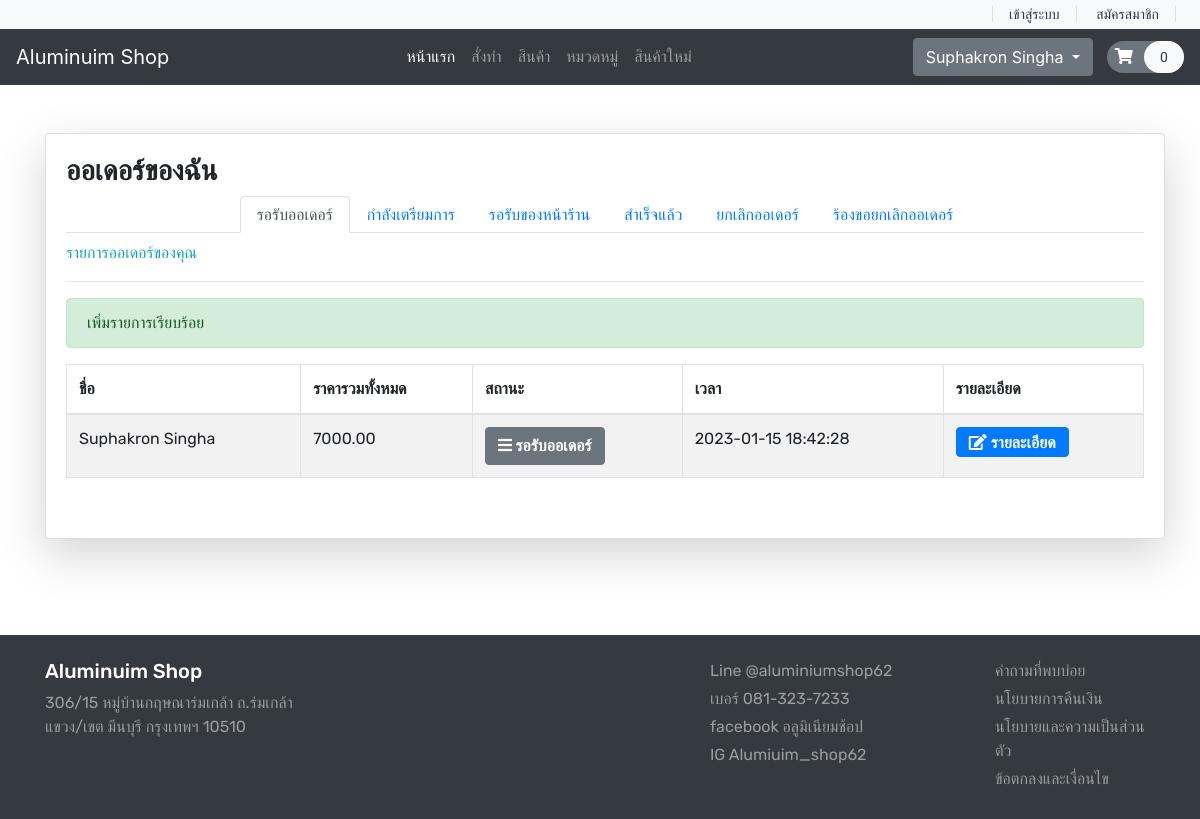
Before: /userorder.php (signed in) with the older database file.
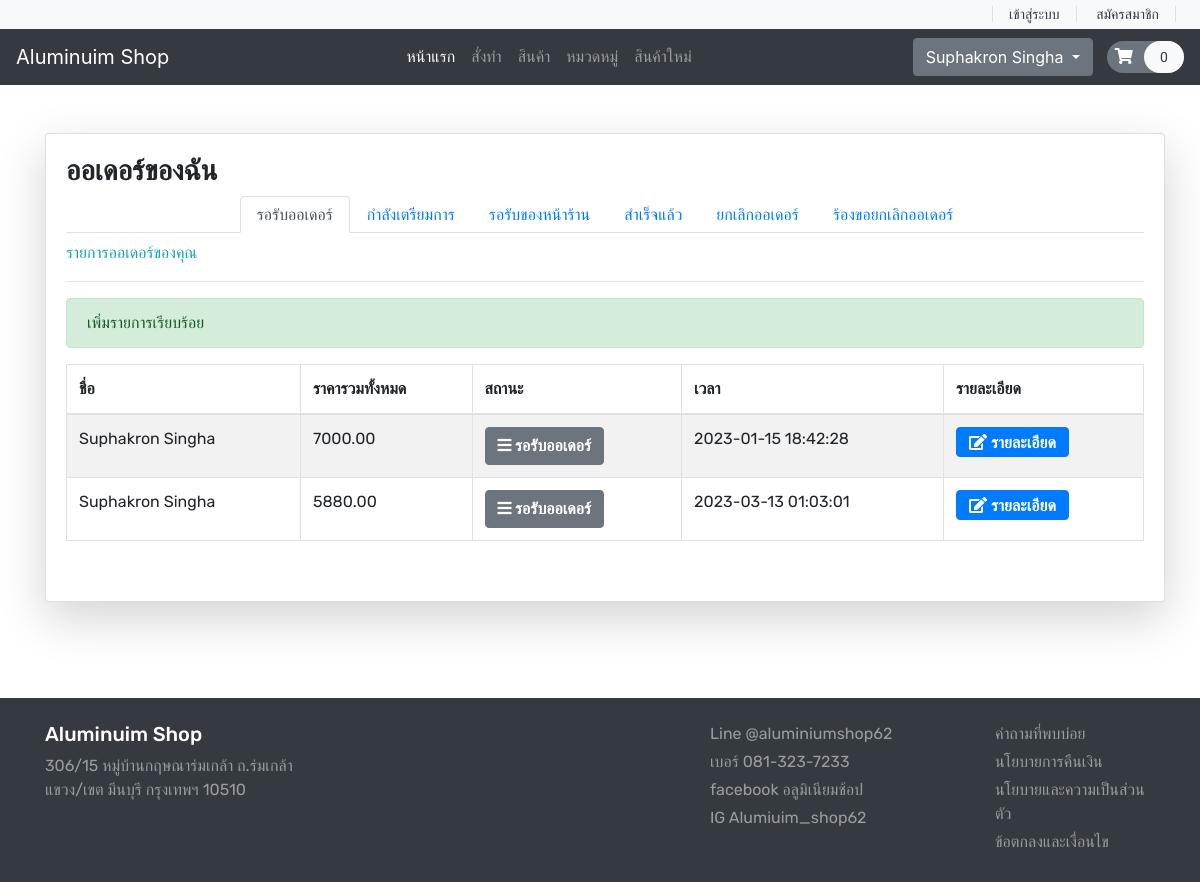
After: the same page with the newer database file.
### tables this page shows
CREATE TABLE `orders` (
  `order_id` varchar(255) NOT NULL,
  `subtotal` double(10,2) NOT NULL,
  `user_id` int(11) NOT NULL,
  `datetime` datetime NOT NULL DEFAULT current_timestamp(),
  `status` varchar(255) NOT NULL
);

CREATE TABLE `users` (
  `user_id` int(11) NOT NULL COMMENT 'รหัสลูกค้า',
  `fullname` varchar(255) NOT NULL COMMENT 'ชื่อพร้อมนามสกุล',
  `address` varchar(255) NOT NULL COMMENT 'ที่อยู่',
  `username` varchar(255) NOT NULL COMMENT 'ียูเซอร์เนม',
  `password` varchar(255) NOT NULL COMMENT 'รหัสผ่าน'
);

### functions.php (called while the page is built, shortened)
<?php
require ('database/DBController.php');
require ('database/User.php');
$db = new DBController();
$userorder = new User($db);

### database/User.php (called while the page is built, shortened)
<?php
class User
{
    public $db = null;
    public function __construct(DBController $db)
    {
        $this->db = $db;
    }
    public function OrderUser($user_id) {
        $result = mysqli_query($this->db->con,
        "SELECT orders.order_id, orders.user_id, users.fullname, orders.subtotal, orders.status, orders.datetime
        FROM orders
        INNER JOIN users ON orders.user_id = users.user_id
        WHERE orders.user_id = '$user_id' AND orders.status = 'NULL'
        ORDER BY orders.datetime ASC");
        return $result;
    }
}

### database/DBController.php (called while the page is built, shortened)
<?php
class DBController
{
    protected $host = 'localhost';
    protected $user = 'root';
    protected $password = '';
    protected $database = "project";
    public function __construct()
    {
        $this->con = mysqli_connect($this->host, $this->user, $this->password, $this->database);
    }
}

### userorder.php (the view, shortened to what the changed rows need)
<?php
    if ($_SESSION['user_id'] == "") {
        $_SESSION['error'] = 'กรุณาเข้าสู่ระบบ!';
        header("location: login.php");
    } else {
?>
<?php
include ('header.php');
?>
<br>
<br>
<div class="container">
        <div class="row">
            <div class="col-md-3">
                <div class="card shadow-lg p-30 card-responsive" style="width: 70rem;">
                    <div class="card-body">
                        <div class="font-rubik ">
                                <div class="tab-content" id="nav-tabContent">
                                    <div class="tab-pane fade show active" id="nav-home" role="tabpanel" aria-labelledby="nav-home-tab">
                                        <table id="myTable" class="table table-bordered table-striped">
                                            <thead>
                                                <th>ชื่อ</th>
                                                <th>ราคารวมทั้งหมด</th>
                                                <th>สถานะ</th>
                                                <th>เวลา</th>
                                                <th>รายละเอียด</th>
                                            </thead>
                                            <tbody>
                                                <?php
                                                    $user_id = $_SESSION['user_id'];
                                                    $sql = $userorder->OrderUser($user_id);
                                                    while($row = mysqli_fetch_array($sql)) {
                                                ?>
                                                <tr>
                                                    <td><?php echo $row['fullname']; ?></td>
                                                    <td><?php echo $row['subtotal']; ?></td>
                                                    <?php $status=$row['status'];
                                                        if($status=="" or $status=='NULL') { ?>
                                                        <td> <button type="button" class="btn btn-secondary" style="font-weight:bold;"><i class="fas fa-bars"></i> รอรับออเดอร์</button></td>
                                                        <?php } if($status=="in process") { ?>
                                                            <td> <button type="button" class="btn btn-warning"><span class="fa fa-cog fa-spin"
                                                                aria-hidden="true"></span> กำลังเตรียมการ</button></td>
                                                        <?php } ?> <?php if($status=="success") { ?>
                                                        <td> <button type="button" class="btn btn-success"><span class="fa fa-check-circle"aria-hidden="true"></span> เรียบร้อย</button>
                                                        </td> <?php } ?> <?php if($status=="rejected") { ?>
                                                        <td> <button type="button" class="btn btn-danger"><i class="far fa-times-circle"></i> ยกเลิกออเดอร์</button></td>
                                                        <?php } ?>
                                                    <td><?php echo $row['datetime']; ?></td>
                                                    <td><a href="userOrderdetail.php?id=<?php echo $row['order_id']; ?>" class="fas fa-edit btn btn-primary" style="font-size: 16px;">&nbsp;รายละเอียด</a></td>
                                                </tr>
                                                <?php
                                                }
                                                ?>
                                            </tbody>
                                        </table>
                                    </div>
                                </div>
                                <br>
                            </div>
                        </div>
                    </div>
                </div>
            </div>
        </div>
<br>
<br>
<br>
<br>
<?php
include ('footer.php');
?>
<?php
}
?>

Changed rows visible on the page:
added orders: user.fullname "Suphakron Singha", subtotal "5880.00", status "NULL" (drawn), datetime "2023-03-13 01:03:01"
